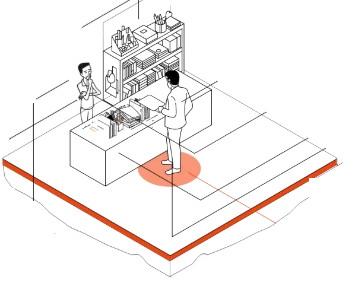
#> input picture systemmap/trace/stamps/communication.png, 344 x 299 px; its folder holds only this picture in this run
$ python preview.py out.png
#> lines starting #> are read from the running program, lines starting #| are printed output that depends on the picture
"""Draw the stamps + corridor segments at their ORIGINAL positions on white,
to check the decomposition reproduces the map.  python3 preview.py out.png"""
import json, sys
from pathlib import Path
from PIL import Image, ImageDraw
HERE = Path(__file__).resolve().parent
data = json.loads((HERE / "stamps.json").read_text())
#> (reads systemmap/trace/stamps.json from the repository)
im = Image.new("RGBA", (2000, 1415), (255, 255, 255, 255))
#> im: PIL image 2000x1415 RGBA; every value is 255
d = ImageDraw.Draw(im)
COL = {"black": (43, 43, 42, 255), "green": (60, 180, 85, 255), "blue": (13, 52, 240, 255)}
for s in data["segments"]:
    d.line([tuple(s["a"]), tuple(s["b"])], fill=COL[s["c"]], width=1)
order = {"tile": 1, "label": 2, "title": 3, "block": 0}
for r in sorted(data["stamps"], key=lambda r: order[r["kind"]]):
    im.alpha_composite(Image.open(HERE / "stamps" / f"{r['name']}.png"), (r["x"], r["y"]))
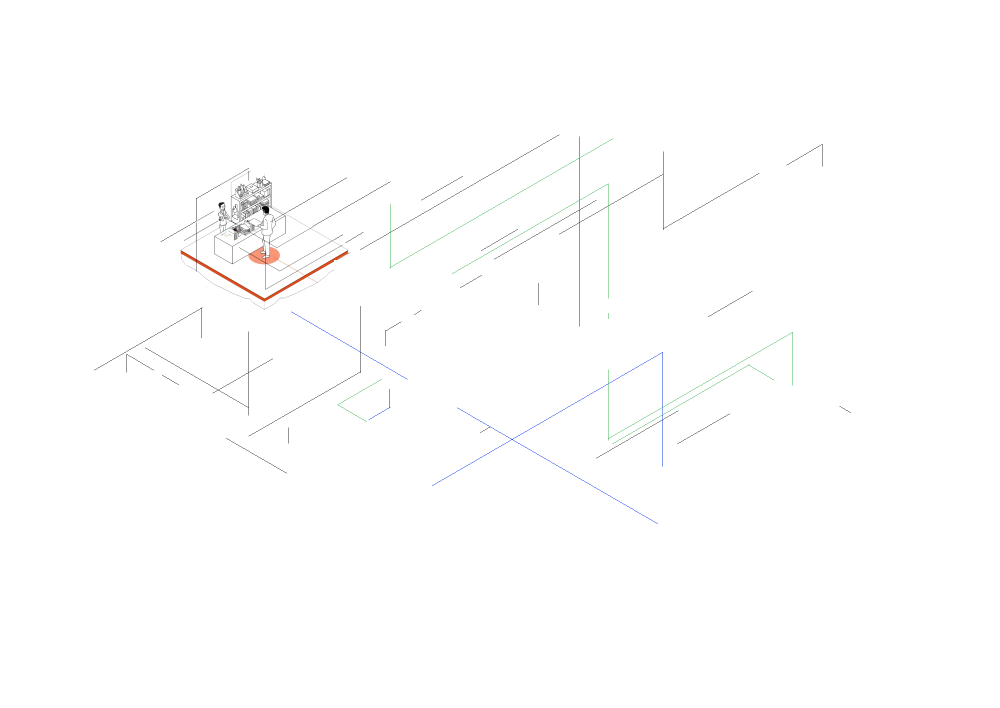
#> im: PIL image 2000x1415 RGBA (shown at 1/2 size); mean R, G, B, A 254.1, 254, 254, 255
#> (the run stopped early here; a loop or call above may not have finished)
